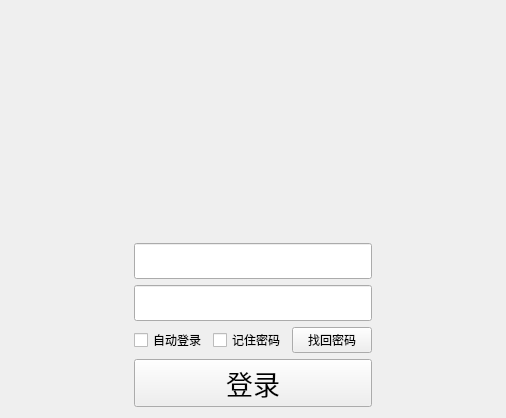
<?xml version="1.0" encoding="UTF-8"?>
<ui version="4.0">
 <class>Login</class>
 <widget class="QWidget" name="Login">
  <property name="geometry">
   <rect>
    <x>0</x>
    <y>0</y>
    <width>506</width>
    <height>418</height>
   </rect>
  </property>
  <property name="windowTitle">
   <string>Form</string>
  </property>
  <layout class="QVBoxLayout" name="verticalLayout_2">
   <item>
    <widget class="QLabel" name="label">
     <property name="text">
      <string/>
     </property>
     <property name="scaledContents">
      <bool>true</bool>
     </property>
    </widget>
   </item>
   <item>
    <layout class="QHBoxLayout" name="horizontalLayout_2">
     <item>
      <spacer name="horizontalSpacer">
       <property name="orientation">
        <enum>Qt::Horizontal</enum>
       </property>
       <property name="sizeHint" stdset="0">
        <size>
         <width>40</width>
         <height>20</height>
        </size>
       </property>
      </spacer>
     </item>
     <item>
      <layout class="QVBoxLayout" name="verticalLayout">
       <item>
        <widget class="QLineEdit" name="lineEdit_account">
         <property name="font">
          <font>
           <family>方正黑体_GBK</family>
           <pointsize>15</pointsize>
          </font>
         </property>
        </widget>
       </item>
       <item>
        <widget class="QLineEdit" name="lineEdit_password">
         <property name="font">
          <font>
           <family>方正黑体_GBK</family>
           <pointsize>15</pointsize>
          </font>
         </property>
        </widget>
       </item>
       <item>
        <layout class="QHBoxLayout" name="horizontalLayout">
         <item>
          <widget class="QCheckBox" name="checkBox">
           <property name="font">
            <font>
             <pointsize>9</pointsize>
            </font>
           </property>
           <property name="text">
            <string>自动登录</string>
           </property>
          </widget>
         </item>
         <item>
          <widget class="QCheckBox" name="checkBox_2">
           <property name="font">
            <font>
             <pointsize>9</pointsize>
            </font>
           </property>
           <property name="text">
            <string>记住密码</string>
           </property>
          </widget>
         </item>
         <item>
          <widget class="QPushButton" name="pushButton_get_password">
           <property name="font">
            <font>
             <pointsize>9</pointsize>
            </font>
           </property>
           <property name="text">
            <string>找回密码</string>
           </property>
          </widget>
         </item>
        </layout>
       </item>
       <item>
        <widget class="QPushButton" name="loginButton">
         <property name="minimumSize">
          <size>
           <width>230</width>
           <height>30</height>
          </size>
         </property>
         <property name="font">
          <font>
           <family>方正黑体_GBK</family>
           <pointsize>20</pointsize>
          </font>
         </property>
         <property name="styleSheet">
          <string notr="true"/>
         </property>
         <property name="text">
          <string>登录</string>
         </property>
        </widget>
       </item>
      </layout>
     </item>
     <item>
      <spacer name="horizontalSpacer_2">
       <property name="orientation">
        <enum>Qt::Horizontal</enum>
       </property>
       <property name="sizeHint" stdset="0">
        <size>
         <width>40</width>
         <height>20</height>
        </size>
       </property>
      </spacer>
     </item>
    </layout>
   </item>
  </layout>
 </widget>
 <resources>
  <include location="images/QQ.qrc"/>
  <include location="images/resources.qrc"/>
 </resources>
 <connections/>
</ui>
